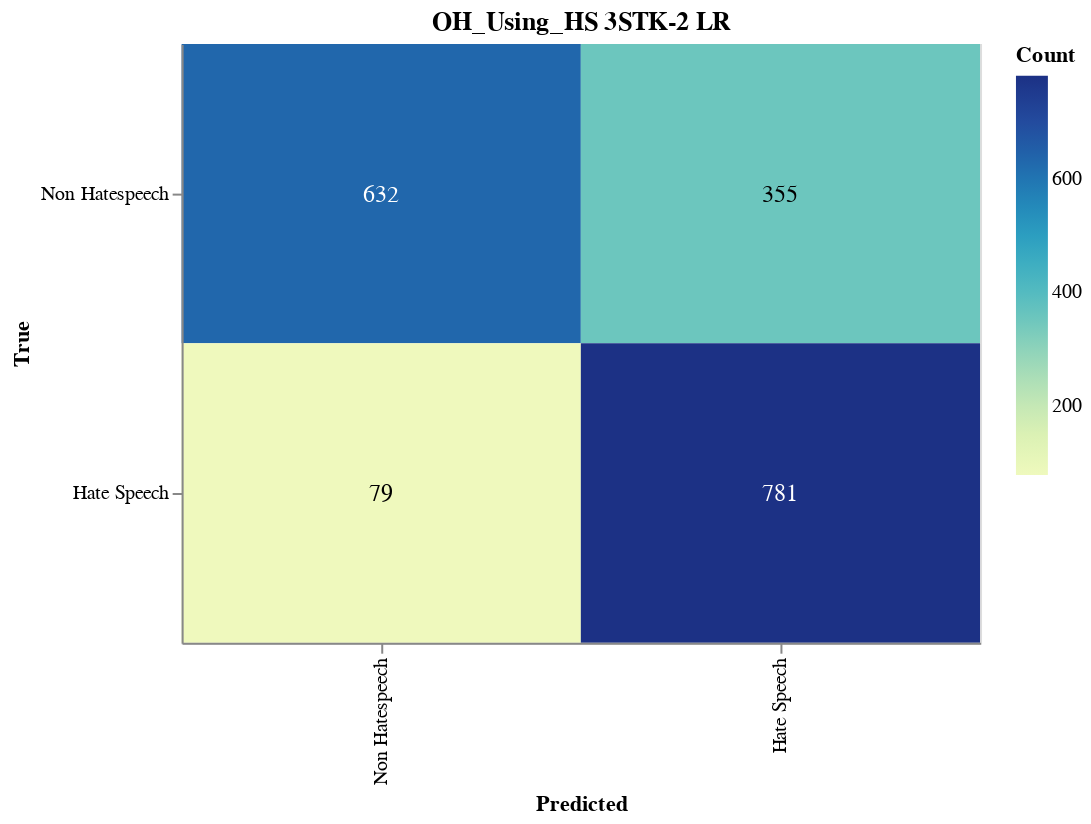

This figure's notebook cell:
### Markdown cell above
#### Save CM

### Code cell
import altair as alt
import altair_saver
import pandas as pd
from sklearn.metrics import confusion_matrix

# Calculate the confusion matrix
cm = confusion_matrix(y_val, adjusted_predictions)

# Define class names
class_names = ['Non Hatespeech', 'Hate Speech']

# Convert confusion matrix to DataFrame
cm_df = pd.DataFrame(cm, index=class_names, columns=class_names).reset_index().melt(id_vars='index')
cm_df.columns = ['True', 'Predicted', 'Count']

# Ensure the order of categories
cm_df['True'] = pd.Categorical(cm_df['True'], categories=class_names, ordered=True)
cm_df['Predicted'] = pd.Categorical(cm_df['Predicted'], categories=class_names, ordered=True)

# Create the Altair plot
heatmap = alt.Chart(cm_df).mark_rect().encode(
    x=alt.X('Predicted:O', sort=class_names),
    y=alt.Y('True:O', sort=class_names),
    color='Count:Q',
    tooltip=['True', 'Predicted', 'Count']
).properties(
    width=400,
    height=300,
    title='OH_Using_HS 3STK-2 LR'
)

# Add text labels
text = heatmap.mark_text(
    align='center',
    baseline='middle',
    fontSize=12
).encode(
    text='Count:Q',
    color=alt.condition(
        alt.datum.Count > cm.max() / 2,
        alt.value('white'),
        alt.value('black')
    )
)

# Combine heatmap and text
final_chart = heatmap + text

# Display the plot
final_chart.show()

### Figure 1 — Vega-Lite specification as saved in the notebook (floating-point values rounded to 4 significant figures)
{"config": {"view": {"continuousWidth": 300, "continuousHeight": 300}}, "layer": [{"mark": {"type": "rect"}, "encoding": {"color": {"field": "Count", "type": "quantitative"}, "tooltip": [{"field": "True", "type": "ordinal"}, {"field": "Predicted", "type": "ordinal"}, {"field": "Count", "type": "quantitative"}], "x": {"field": "Predicted", "sort": ["Non Hatespeech", "Hate Speech"], "type": "ordinal"}, "y": {"field": "True", "sort": ["Non Hatespeech", "Hate Speech"], "type": "ordinal"}}, "title": "OH_Using_HS 3STK-2 LR"}, {"mark": {"type": "text", "align": "center", "baseline": "middle", "fontSize": 12}, "encoding": {"color": {"condition": {"test": "(datum.Count > 390.5)", "value": "white"}, "value": "black"}, "text": {"field": "Count", "type": "quantitative"}, "tooltip": [{"field": "True", "type": "ordinal"}, {"field": "Predicted", "type": "ordinal"}, {"field": "Count", "type": "quantitative"}], "x": {"field": "Predicted", "sort": ["Non Hatespeech", "Hate Speech"], "type": "ordinal"}, "y": {"field": "True", "sort": ["Non Hatespeech", "Hate Speech"], "type": "ordinal"}}, "title": "OH_Using_HS 3STK-2 LR"}], "data": {"name": "data-2877f9a0afea0965b06741635184b096"}, "height": 300, "width": 400, "$schema": "https://vega.github.io/schema/vega-lite/v5.17.0.json", "datasets": {"data-2877f9a0afea0965b06741635184b096": [{"True": "Non Hatespeech", "Predicted": "Non Hatespeech", "Count": 632}, {"True": "Hate Speech", "Predicted": "Non Hatespeech", "Count": 79}, {"True": "Non Hatespeech", "Predicted": "Hate Speech", "Count": 355}, {"True": "Hate Speech", "Predicted": "Hate Speech", "Count": 781}]}}
